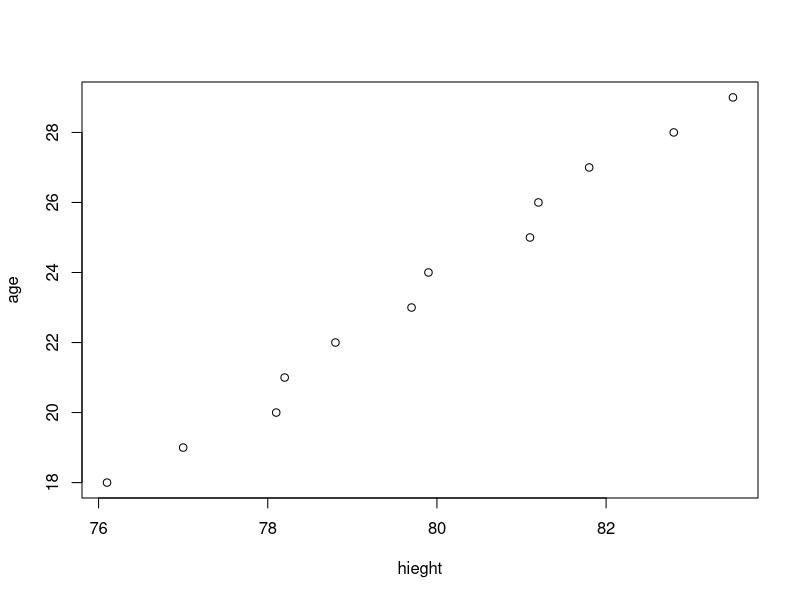

The R source for this figure: (Note: this script raises an error after producing the figure.)
#Exercise
age<-c(18:29)
age
hieght<-c(76.1,77,78.1,78.2,78.8,79.7,79.9,81.1,81.2,81.8,82.8,83.5)
hieght

df<-data.frame(age,hieght)
df
plot(age~hieght)
result<-lm(age~hieght)
summary(result)

#Eq: Age= -100.84 + 1.55*Hieght

#Accuracy:
#Since R2 is close to 1, hence model is highly significant.

data_fitted<-data.frame(df, fitted.value=fitted(result), residual)


#Exercise 2:
names(mtcars)
View(mtcars)
plot(mpg~hp, data=mtcars)
plot(mpg~wt, data = mtcars)
result<-lm(mpg~hp+wt, data=mtcars)
summary(result)

result<-lm(mpg~hp+wt, data=mtcars)
summary(result)

#Example 3:
#Create Training and Test data ---
trainingRowIndex <- sample(1:nrow(mtcars), 0.8*nrow(mtcars))   #row indices for training data
trainingData <- mtcars[trainingRowIndex, ]    # model training data
testData <- mtcars[-trainingRowIndex, ]    # test data

#Bi-variate Analysis:---
#Checking relationships between different variables
pairs(mtcars)

#Correlation
cr = cor(mtcars)
cr
library(corrplot)
corrplot(cr, type="lower", method="circle")
corrplot(cr, type="lower", method="number")

#Build the model on training data---
lmMod <- lm(mpg ~ cyl+disp+hp+wt, data=trainingData)  # build the model
# Review diagnostic measures
summary(lmMod)   #model summary

#Accuracy:
#Since R2 is close to 1, i.e., 0.84, hence model is significant.

#Prediction---
#Predicting values for test dataset
testData$mpgPred <- predict(lmMod, testData)

#Accuracy:---
#Determining Prediction accuracy on test dataset using MAPE

#MAPE(MeansAbsolutePercentageError):
#Lower its value better is the accuracy of the model.
#MAPE Calculation;
mape <- mean(abs((testData$mpgPred - testData$mpg))/testData$mpg)
mape